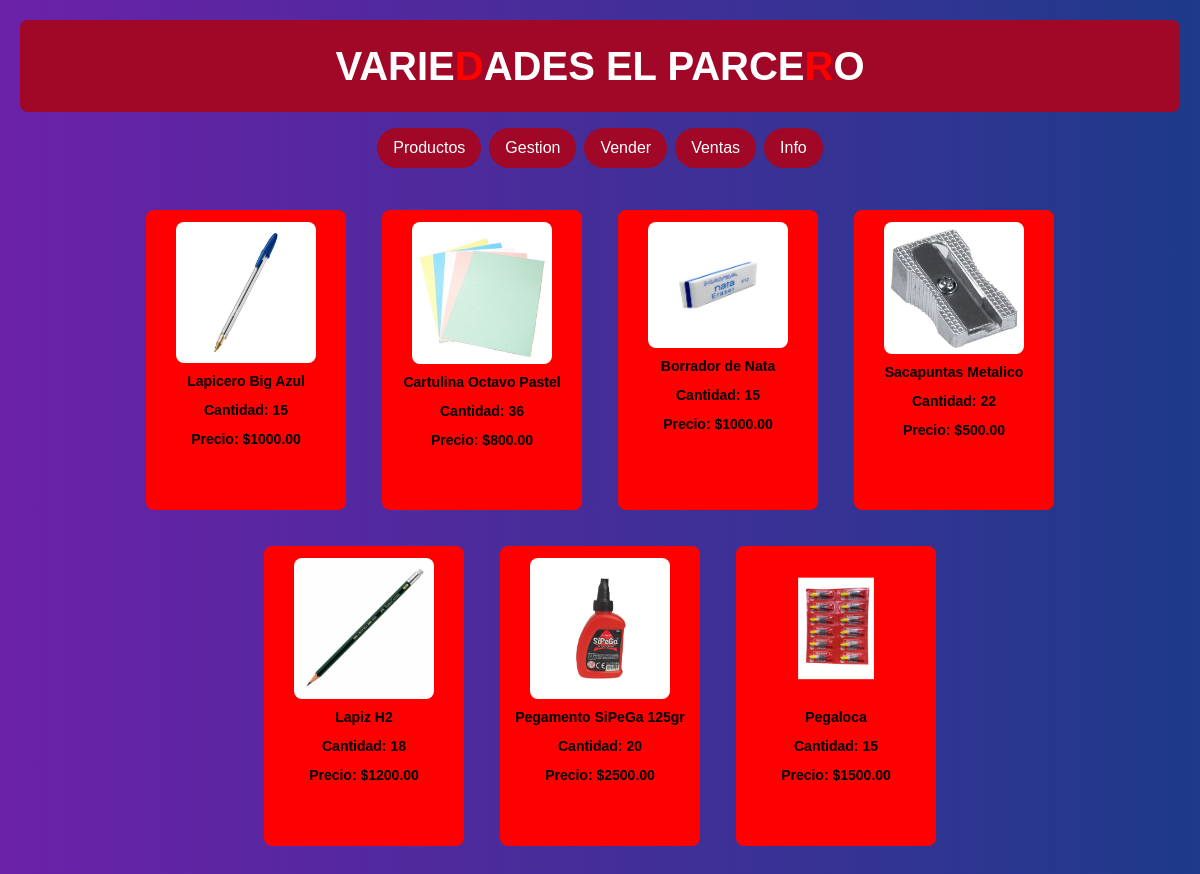
The page /Produ.php on the database its author committed.
### tables this page shows
CREATE TABLE `productos` (
  `id` int(11) NOT NULL,
  `nombre_producto` varchar(255) NOT NULL,
  `cantidad_producto` int(11) NOT NULL,
  `precio_producto` decimal(10,2) NOT NULL,
  `imagen_producto` varchar(500) NOT NULL
);

### Produ.php (the view, shortened to what this page needs)
<!DOCTYPE html>
<html lang="es">
<head>
    <script src="https://cdn.tailwindcss.com"></script>
    <link rel="stylesheet" href="StylePr.css">
</head>
<body class="bg-gradient-to-r from-purple-800 to-blue-900 p-5">
    <div class="header-title">
        <span>VARIE</span><span class="letter">D</span><span>ADES EL PARCE</span><span class="letter">R</span><span>O</span>
    </div>
    <div class="nav-container">
        <button class="nav-button" onclick="location.href='Produ.php'">Productos</button>
        <button class="nav-button" onclick="location.href='Gesti.php'">Gestion</button>
        <button class="nav-button" onclick="location.href='Vender.php'">Vender</button>
        <button class="nav-button" onclick="location.href='Venta.php'">Ventas</button>
        <button class="nav-button" onclick="location.href='Info.php'">Info</button>
    </div>
    <div class="product-container">
        <?php
        $pdo = new PDO('mysql:host=localhost;dbname=variedades_el_parcero', 'root', '');
        $stmt = $pdo->query('SELECT * FROM productos');
        $productos = $stmt->fetchAll(PDO::FETCH_ASSOC);
        foreach ($productos as $producto) {
            echo '<div class="product-item">';
            echo '<img src="' . htmlspecialchars($producto['imagen_producto']) . '" alt="Product Image">';
            echo '<p>' . htmlspecialchars($producto['nombre_producto']) . '</p>';
            echo '<p>Cantidad: ' . htmlspecialchars($producto['cantidad_producto']) . '</p>';
            echo '<p>Precio: $' . htmlspecialchars($producto['precio_producto']) . '</p>';
            echo '</div>';
        }
        ?>
    </div>
</body>
</html>

### StylePr.css (style rules this page uses)
body { background-color: #28255f; font-family: Arial, sans-serif; }
.header-title { background-color: #a10726; font-size: 2.5rem; font-weight: bold; padding: 1rem; text-align: center; border-radius: 0.5rem; }
.header-title span { color: white; }
.header-title .letter { color: red; }
.nav-container { display: flex; justify-content: center; margin-top: 1rem; gap: 0.5rem; }
.nav-button { background-color: #a10726; color: white; padding: 0.5rem 1rem; border-radius: 1.5rem; border: none; cursor: pointer; font-size: 1rem; }
.product-container { display: flex; flex-wrap: wrap; justify-content: center; gap: 1rem; margin-top: 2rem; }
.product-item { border: 2px solid red; background-color: #ff0000; padding: 10px; margin: 10px; border-radius: 8px; display: flex; flex-direction: column; align-items: center; width: 200px; height: 300px; }
.product-item img { max-width: 80%; max-height: 60%; border-radius: 8px; }
.product-item p { margin-top: 0.5rem; font-size: 0.875rem; color: rgb(0, 0, 0); font-weight: bold; }

### rows shown on the page
productos: imagen_producto (picture), nombre_producto "Lapicero Big Azul", cantidad_producto "15", precio_producto "1000.00"
productos: imagen_producto (picture), nombre_producto "Cartulina Octavo Pastel", cantidad_producto "36", precio_producto "800.00"
productos: imagen_producto (picture), nombre_producto "Borrador de Nata", cantidad_producto "15", precio_producto "1000.00"
productos: imagen_producto (picture), nombre_producto "Sacapuntas Metalico", cantidad_producto "22", precio_producto "500.00"
productos: imagen_producto (picture), nombre_producto "Lapiz H2", cantidad_producto "18", precio_producto "1200.00"
productos: imagen_producto (picture), nombre_producto "Pegamento SiPeGa 125gr", cantidad_producto "20", precio_producto "2500.00"
productos: imagen_producto (picture), nombre_producto "Pegaloca", cantidad_producto "15", precio_producto "1500.00"
